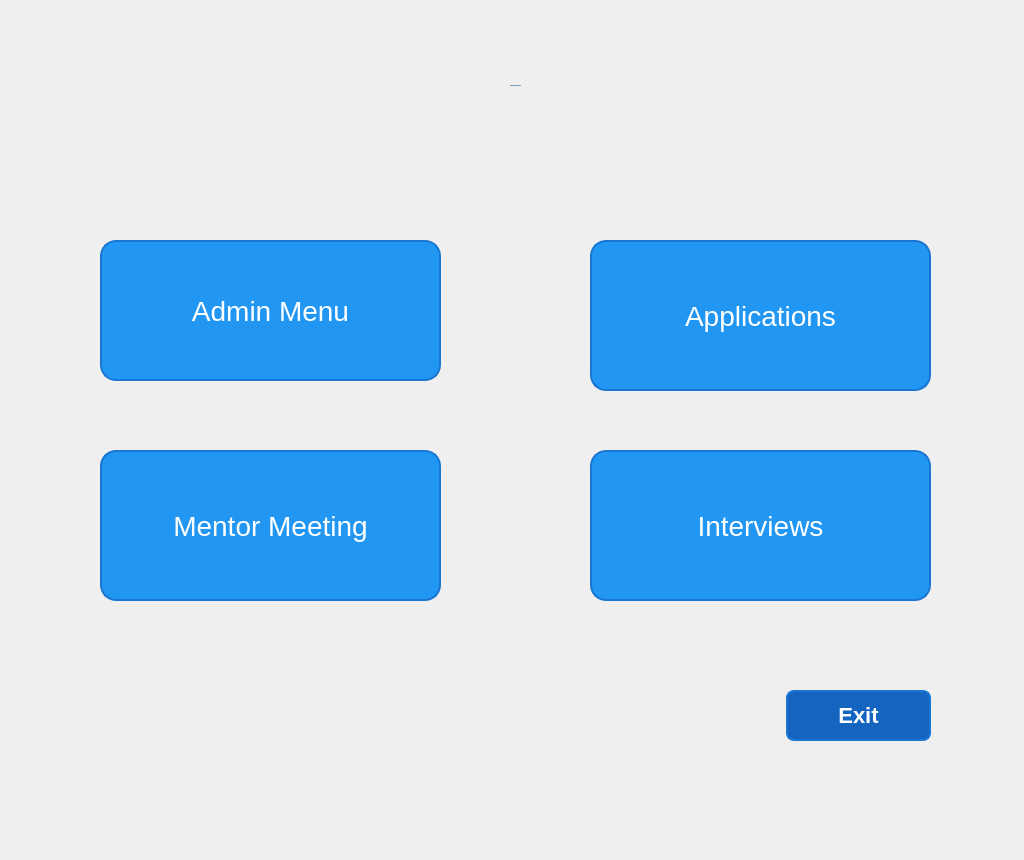
<?xml version="1.0" encoding="UTF-8"?>
<ui version="4.0">
 <class>widget</class>
 <widget class="QWidget" name="widget">
  <property name="geometry">
   <rect>
    <x>0</x>
    <y>0</y>
    <width>1024</width>
    <height>860</height>
   </rect>
  </property>
  <property name="minimumSize">
   <size>
    <width>1024</width>
    <height>860</height>
   </size>
  </property>
  <property name="maximumSize">
   <size>
    <width>1024</width>
    <height>860</height>
   </size>
  </property>
  <property name="windowTitle">
   <string>Preference Menu (Admin)</string>
  </property>
  <property name="styleSheet">
   <string notr="true">QWidget {
    background: qlineargradient(spread:pad, x1:0, y1:0, x2:1, y2:1, 
    stop:0 #77C5B5, stop:1 #6A9BB4);
}

QPushButton {
    background-color: #2196F3;
    border-radius: 16px;
    border: 2px solid #1976D2;
    padding: 10px 20px;
    font-size: 28px;
    color: white;
    box-shadow: 0 4px #1976D2;
    transition: all 0.3s ease;
}

QPushButton:hover {
    background-color: #42A5F5;
    box-shadow: 0 6px #1976D2;
    transform: translateY(-4px) scale(1.6);  /* Daha büyük boyut */
}

QPushButton:pressed {
    background-color: #1E88E5;
    box-shadow: 0 2px #1976D2;
    transform: translateY(2px);
}
</string>
  </property>
  <widget class="QLabel" name="label">
   <property name="geometry">
    <rect>
     <x>-20</x>
     <y>0</y>
     <width>1071</width>
     <height>171</height>
    </rect>
   </property>
   <property name="font">
    <font>
     <family>Verdana</family>
     <pointsize>-1</pointsize>
     <weight>75</weight>
     <italic>false</italic>
     <bold>true</bold>
    </font>
   </property>
   <property name="styleSheet">
    <string notr="true">QWidget {
    font: bold 32px &quot;Verdana&quot;;
    color: #004080;
background: qlineargradient(spread:pad, x1:0, y1:0, x2:1, y2:1, 
    stop:0 #9ABDE3, stop:0.5 #C3D9F0, stop:1 #6E8BB9);


    text-shadow: 2px 2px 3px #996600;
    border-radius: 10px;
}
</string>
   </property>
   <property name="text">
    <string>PREFERENCE MENU</string>
   </property>
   <property name="alignment">
    <set>Qt::AlignCenter</set>
   </property>
  </widget>
  <widget class="QPushButton" name="pushButton_Exit">
   <property name="geometry">
    <rect>
     <x>786</x>
     <y>690</y>
     <width>145</width>
     <height>51</height>
    </rect>
   </property>
   <property name="font">
    <font>
     <pointsize>-1</pointsize>
     <weight>75</weight>
     <bold>true</bold>
    </font>
   </property>
   <property name="styleSheet">
    <string notr="true">QPushButton {
  background-color: #1565C0;
    border-radius: 8px;
    border: 2px solid #1976D2;
    padding: 10px 20px;
    font-size: 22px;
    color: white;
    box-shadow: 0 4px #1976D2;
    transition: all 0.3s ease;
}
QPushButton:hover {
    background-color: #42A5F5;
    box-shadow: 0 6px #1976D2;
    transform: translateY(-4px);
}

QPushButton:pressed {
    background-color: #1E88E5;
    box-shadow: 0 2px #1976D2;
    transform: translateY(2px);
}</string>
   </property>
   <property name="text">
    <string>Exit</string>
   </property>
  </widget>
  <widget class="QPushButton" name="pushButton_adminMenu">
   <property name="geometry">
    <rect>
     <x>100</x>
     <y>240</y>
     <width>341</width>
     <height>141</height>
    </rect>
   </property>
   <property name="font">
    <font>
     <pointsize>-1</pointsize>
    </font>
   </property>
   <property name="text">
    <string>Admin Menu</string>
   </property>
  </widget>
  <widget class="QPushButton" name="pushButton_mentorMeeting">
   <property name="geometry">
    <rect>
     <x>100</x>
     <y>450</y>
     <width>341</width>
     <height>151</height>
    </rect>
   </property>
   <property name="font">
    <font>
     <pointsize>-1</pointsize>
    </font>
   </property>
   <property name="text">
    <string>Mentor Meeting</string>
   </property>
  </widget>
  <widget class="QPushButton" name="pushButton_interviews">
   <property name="geometry">
    <rect>
     <x>590</x>
     <y>450</y>
     <width>341</width>
     <height>151</height>
    </rect>
   </property>
   <property name="font">
    <font>
     <pointsize>-1</pointsize>
    </font>
   </property>
   <property name="text">
    <string>Interviews</string>
   </property>
  </widget>
  <widget class="QPushButton" name="pushButton_applications_2">
   <property name="geometry">
    <rect>
     <x>590</x>
     <y>240</y>
     <width>341</width>
     <height>151</height>
    </rect>
   </property>
   <property name="font">
    <font>
     <pointsize>-1</pointsize>
    </font>
   </property>
   <property name="text">
    <string>Applications</string>
   </property>
  </widget>
 </widget>
 <resources/>
 <connections/>
</ui>
